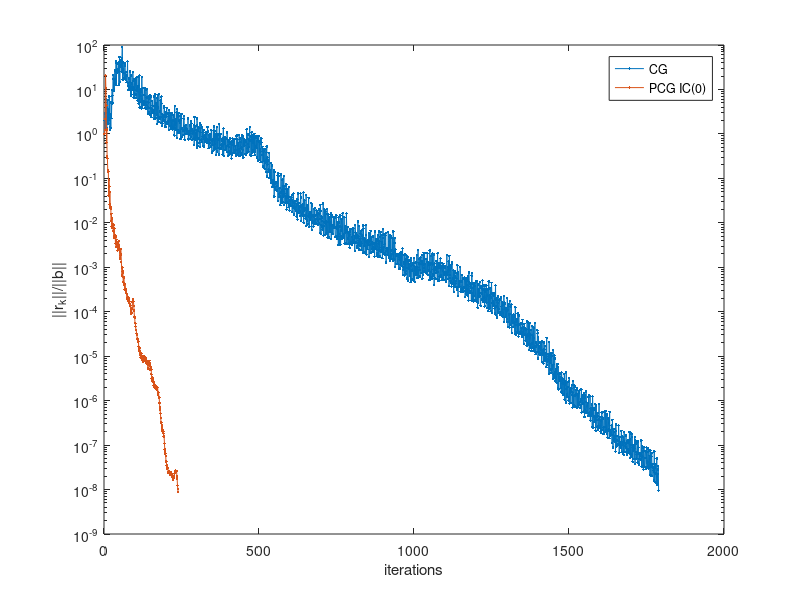

Write MATLAB code to recreate this figure.
%matrix loading
B = load('apache1.mat');
matrix = cell2mat(struct2cell(B));
A = matrix.A;
x_exact = ones(size(A,1),1);
b = A*x_exact;
tol = 1e-8;
maxiter = 5000;
[x1, flag1, relres1, iter1, resvec1] = pcg(A,b,tol,maxiter);

L = ichol(A);

[x2, flag2, relres2, iter2, resvec2] = pcg(A,b,tol,maxiter, L, L');

b_norm = norm(b);
semilogy(1:(iter1 + 1), resvec1/b_norm,'.-',1:(iter2 + 1), resvec2/b_norm,'.-');
legend("CG","PCG IC(0)");
xlabel("iterations")
ylabel("||r_k||/||b||")